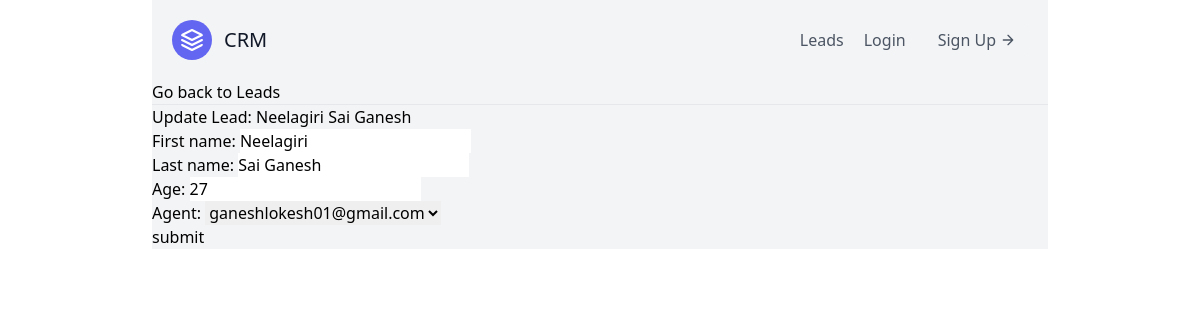
/leads/8/update/, run on the app's committed database.
### leads/models.py (models this page shows, shortened)
class LEAD(models.Model):
    first_name = models.CharField(max_length=20)
    last_name = models.CharField(max_length=20)
    age = models.IntegerField(default=0)
    agent = models.ForeignKey("Agent", on_delete=models.CASCADE)

### leads/views.py (the view)
# urls.py: path('<int:pk>/update/', lead_update, name="update-lead"),
def lead_update(request, pk):
    lead = LEAD.objects.get(id=pk)
    form = LeadModelForm(instance=lead)
    if request.method == "POST":
        print("Receiving Post Request")
        form = LeadModelForm(request.POST, instance=lead)
        if form.is_valid():
            form.save()
            return redirect("/leads")
    context = {
        "form": form,
        "lead": lead
    }
    return render(request, "leads/lead_update.html", context)

### leads/forms.py
class LeadModelForm(forms.ModelForm):
    class Meta:
        model = LEAD
        fields = (
            'first_name',
            'last_name',
            'age',
            'agent',
        )

### leads/models.py (called while the page is built)
    def __str__(self) -> str:
        return self.user.email

### templates/leads/lead_update.html (shortened to what this page needs)
{% extends "base.html" %}
{% block content %}
    <a href="{% url 'leads:lead-list' %}">Go back to Leads</a>
    <hr>
    <h1>Update Lead: {{ lead.first_name }} {{ lead.last_name }}</h1>
    <form  method="post">
        {{ form.as_p }}
        <button type="submit">submit</button>
    </form>
{% endblock content %}

### data on the page
LEAD: first_name "Neelagiri", last_name "Sai Ganesh", age "27", agent "ganeshlokesh01@gmail.com"
